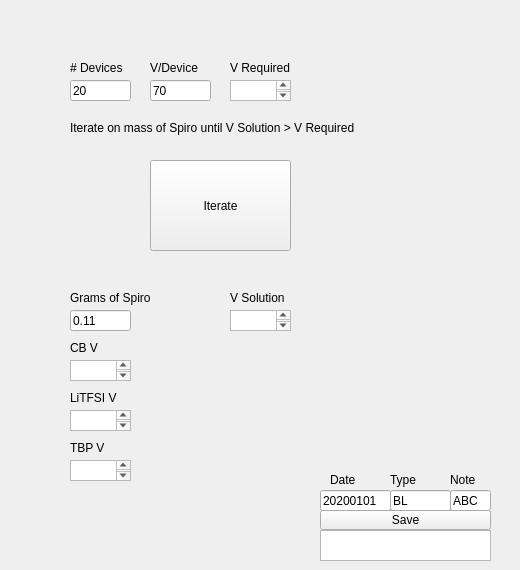
    <widget class="QWidget" name="tab_2">
     <attribute name="title">
      <string>Spiro</string>
     </attribute>
     <widget class="QPushButton" name="run_send_HTL">
      <property name="geometry">
       <rect>
        <x>150</x>
        <y>160</y>
        <width>141</width>
        <height>91</height>
       </rect>
      </property>
      <property name="text">
       <string>Iterate</string>
      </property>
     </widget>
     <widget class="QLineEdit" name="input_HTL_Device_Count">
      <property name="geometry">
       <rect>
        <x>70</x>
        <y>80</y>
        <width>61</width>
        <height>21</height>
       </rect>
      </property>
      <property name="text">
       <string>20</string>
      </property>
     </widget>
     <widget class="QLineEdit" name="input_HTL_vperdevice">
      <property name="geometry">
       <rect>
        <x>150</x>
        <y>80</y>
        <width>61</width>
        <height>21</height>
       </rect>
      </property>
      <property name="text">
       <string>70</string>
      </property>
     </widget>
     <widget class="QLineEdit" name="date_input_HTL">
      <property name="geometry">
       <rect>
        <x>320</x>
        <y>490</y>
        <width>71</width>
        <height>21</height>
       </rect>
      </property>
      <property name="text">
       <string>20200101</string>
      </property>
     </widget>
     <widget class="QLineEdit" name="note_input_HTL">
      <property name="geometry">
       <rect>
        <x>450</x>
        <y>490</y>
        <width>41</width>
        <height>21</height>
       </rect>
      </property>
      <property name="text">
       <string>ABC</string>
      </property>
     </widget>
     <widget class="QLabel" name="label_67">
      <property name="geometry">
       <rect>
        <x>330</x>
        <y>470</y>
        <width>61</width>
        <height>20</height>
       </rect>
      </property>
      <property name="text">
       <string>Date</string>
      </property>
     </widget>
     <widget class="QLineEdit" name="solutiontype_input_HTL">
      <property name="geometry">
       <rect>
        <x>390</x>
        <y>490</y>
        <width>61</width>
        <height>21</height>
       </rect>
      </property>
      <property name="text">
       <string>BL</string>
      </property>
     </widget>
     <widget class="QPushButton" name="savebutton_send_HTL">
      <property name="geometry">
       <rect>
        <x>320</x>
        <y>510</y>
        <width>171</width>
        <height>20</height>
       </rect>
      </property>
      <property name="text">
       <string>Save</string>
      </property>
     </widget>
     <widget class="QLabel" name="label_68">
      <property name="geometry">
       <rect>
        <x>450</x>
        <y>470</y>
        <width>61</width>
        <height>20</height>
       </rect>
      </property>
      <property name="text">
       <string>Note</string>
      </property>
     </widget>
     <widget class="QLabel" name="label_69">
      <property name="geometry">
       <rect>
        <x>390</x>
        <y>470</y>
        <width>61</width>
        <height>20</height>
       </rect>
      </property>
      <property name="text">
       <string>Type</string>
      </property>
     </widget>
     <widget class="QTextBrowser" name="savepath_HTL">
      <property name="geometry">
       <rect>
        <x>320</x>
        <y>530</y>
        <width>171</width>
        <height>31</height>
       </rect>
      </property>
     </widget>
     <widget class="QLabel" name="label_34">
      <property name="geometry">
       <rect>
        <x>230</x>
        <y>290</y>
        <width>101</width>
        <height>16</height>
       </rect>
      </property>
      <property name="text">
       <string>V Solution</string>
      </property>
     </widget>
     <widget class="QLabel" name="label_35">
      <property name="geometry">
       <rect>
        <x>70</x>
        <y>290</y>
        <width>101</width>
        <height>16</height>
       </rect>
      </property>
      <property name="text">
       <string>Grams of Spiro</string>
      </property>
     </widget>
     <widget class="QLabel" name="label_36">
      <property name="geometry">
       <rect>
        <x>150</x>
        <y>60</y>
        <width>61</width>
        <height>16</height>
       </rect>
      </property>
      <property name="text">
       <string>V/Device</string>
      </property>
     </widget>
     <widget class="QLabel" name="label_9">
      <property name="geometry">
       <rect>
        <x>70</x>
        <y>60</y>
        <width>60</width>
        <height>16</height>
       </rect>
      </property>
      <property name="text">
       <string># Devices</string>
      </property>
     </widget>
     <widget class="QLabel" name="label_37">
      <property name="geometry">
       <rect>
        <x>230</x>
        <y>60</y>
        <width>71</width>
        <height>16</height>
       </rect>
      </property>
      <property name="text">
       <string>V Required</string>
      </property>
     </widget>
     <widget class="QLineEdit" name="input_Spiro_weight">
      <property name="geometry">
       <rect>
        <x>70</x>
        <y>310</y>
        <width>61</width>
        <height>21</height>
       </rect>
      </property>
      <property name="text">
       <string>0.11</string>
      </property>
     </widget>
     <widget class="QTextBrowser" name="display_HT_V_required">
      <property name="geometry">
       <rect>
        <x>230</x>
        <y>80</y>
        <width>61</width>
        <height>21</height>
       </rect>
      </property>
     </widget>
     <widget class="QTextBrowser" name="display_HTL_soln_final">
      <property name="geometry">
       <rect>
        <x>230</x>
        <y>310</y>
        <width>61</width>
        <height>21</height>
       </rect>
      </property>
     </widget>
     <widget class="QTextBrowser" name="display_HTL_CB_V">
      <property name="geometry">
       <rect>
        <x>70</x>
        <y>360</y>
        <width>61</width>
        <height>21</height>
       </rect>
      </property>
     </widget>
     <widget class="QLabel" name="label_38">
      <property name="geometry">
       <rect>
        <x>70</x>
        <y>340</y>
        <width>101</width>
        <height>16</height>
       </rect>
      </property>
      <property name="text">
       <string>CB V</string>
      </property>
     </widget>
     <widget class="QLabel" name="label_70">
      <property name="geometry">
       <rect>
        <x>70</x>
        <y>390</y>
        <width>101</width>
        <height>16</height>
       </rect>
      </property>
      <property name="text">
       <string>LiTFSI V</string>
      </property>
     </widget>
     <widget class="QTextBrowser" name="display_HTL_LiTFSI_V">
      <property name="geometry">
       <rect>
        <x>70</x>
        <y>410</y>
        <width>61</width>
        <height>21</height>
       </rect>
      </property>
     </widget>
     <widget class="QLabel" name="label_71">
      <property name="geometry">
       <rect>
        <x>70</x>
        <y>440</y>
        <width>101</width>
        <height>16</height>
       </rect>
      </property>
      <property name="text">
       <string>TBP V</string>
      </property>
     </widget>
     <widget class="QTextBrowser" name="display_HTL_TBP_V">
      <property name="geometry">
       <rect>
        <x>70</x>
        <y>460</y>
        <width>61</width>
        <height>21</height>
       </rect>
      </property>
     </widget>
     <widget class="QLabel" name="label_72">
      <property name="geometry">
       <rect>
        <x>70</x>
        <y>120</y>
        <width>441</width>
        <height>16</height>
       </rect>
      </property>
      <property name="text">
       <string>Iterate on mass of Spiro until V Solution &gt; V Required</string>
      </property>
     </widget>
    </widget>
